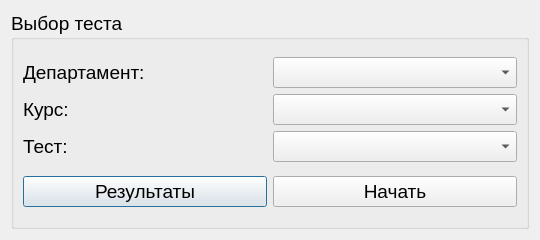
<?xml version="1.0" encoding="UTF-8"?>
<ui version="4.0">
 <class>StudentWindow</class>
 <widget class="QDialog" name="StudentWindow">
  <property name="geometry">
   <rect>
    <x>0</x>
    <y>0</y>
    <width>540</width>
    <height>240</height>
   </rect>
  </property>
  <property name="font">
   <font>
    <pointsize>14</pointsize>
   </font>
  </property>
  <property name="windowTitle">
   <string/>
  </property>
  <layout class="QHBoxLayout" name="horizontalLayout_3">
   <item>
    <widget class="QGroupBox" name="groupBox">
     <property name="font">
      <font>
       <pointsize>14</pointsize>
      </font>
     </property>
     <property name="title">
      <string>Выбор теста</string>
     </property>
     <layout class="QVBoxLayout" name="verticalLayout_4">
      <item>
       <layout class="QHBoxLayout" name="horizontalLayout_2">
        <item>
         <layout class="QVBoxLayout" name="verticalLayout">
          <item>
           <widget class="QLabel" name="label">
            <property name="font">
             <font>
              <pointsize>14</pointsize>
             </font>
            </property>
            <property name="text">
             <string>Департамент:</string>
            </property>
           </widget>
          </item>
          <item>
           <widget class="QLabel" name="label_2">
            <property name="font">
             <font>
              <pointsize>14</pointsize>
             </font>
            </property>
            <property name="text">
             <string>Курс:</string>
            </property>
           </widget>
          </item>
          <item>
           <widget class="QLabel" name="label_3">
            <property name="font">
             <font>
              <pointsize>14</pointsize>
             </font>
            </property>
            <property name="text">
             <string>Тест:</string>
            </property>
           </widget>
          </item>
         </layout>
        </item>
        <item>
         <layout class="QVBoxLayout" name="verticalLayout_2">
          <item>
           <widget class="QComboBox" name="comboBox_2"/>
          </item>
          <item>
           <widget class="QComboBox" name="comboBox_3"/>
          </item>
          <item>
           <widget class="QComboBox" name="comboBox"/>
          </item>
         </layout>
        </item>
       </layout>
      </item>
      <item>
       <layout class="QHBoxLayout" name="horizontalLayout">
        <item>
         <widget class="QPushButton" name="pushButton_2">
          <property name="text">
           <string>Результаты</string>
          </property>
         </widget>
        </item>
        <item>
         <widget class="QPushButton" name="pushButton">
          <property name="text">
           <string>Начать</string>
          </property>
         </widget>
        </item>
       </layout>
      </item>
     </layout>
    </widget>
   </item>
  </layout>
 </widget>
 <resources/>
 <connections/>
</ui>
